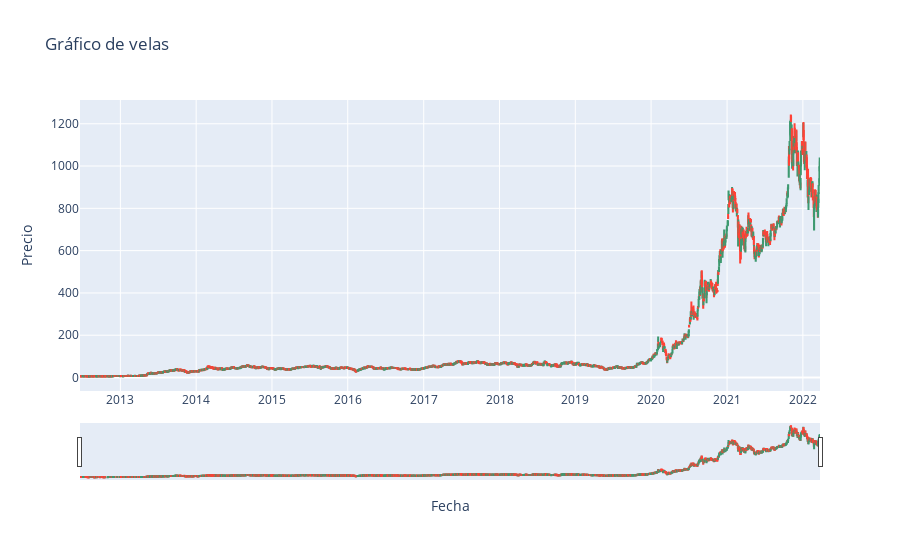

Notebook code cell kept with this figure:
### Markdown cell above
A continuación se mostrará el comportamiento de los precios a través de un grafico de velas (candlestick chart en inglés) muestra la información de precios en un período de tiempo específico de una manera visualmente comprensible

### Code cell
start_index = 500
end_index = None  
selected_data = dataset.iloc[start_index:end_index]

fig = go.Figure(data=[go.Candlestick(x=selected_data['Date'],
                open=selected_data['Open'],
                high=selected_data['High'],
                low=selected_data['Low'],
                close=selected_data['Adj Close'])])

fig.update_layout(
    title='Gráfico de velas',
    xaxis_title='Fecha',
    yaxis_title='Precio',
)

# Muestra el gráfico
fig.show()

### Figure 1 — Plotly figure (JSON) as saved in the notebook; plotly's stock layout.template omitted (floating-point values rounded to 4 significant figures; data arrays with more than 128 entries replaced by an {"elided": "..."} marker saying what was removed)
{"data": [{"close": {"elided": "2456 float values"}, "high": {"elided": "2456 float values"}, "low": {"elided": "2456 float values"}, "open": {"elided": "2456 float values"}, "type": "candlestick", "x": {"elided": "2456 str values"}}], "layout": {"title": {"text": "Gráfico de velas"}, "xaxis": {"title": {"text": "Fecha"}}, "yaxis": {"title": {"text": "Precio"}}}}
